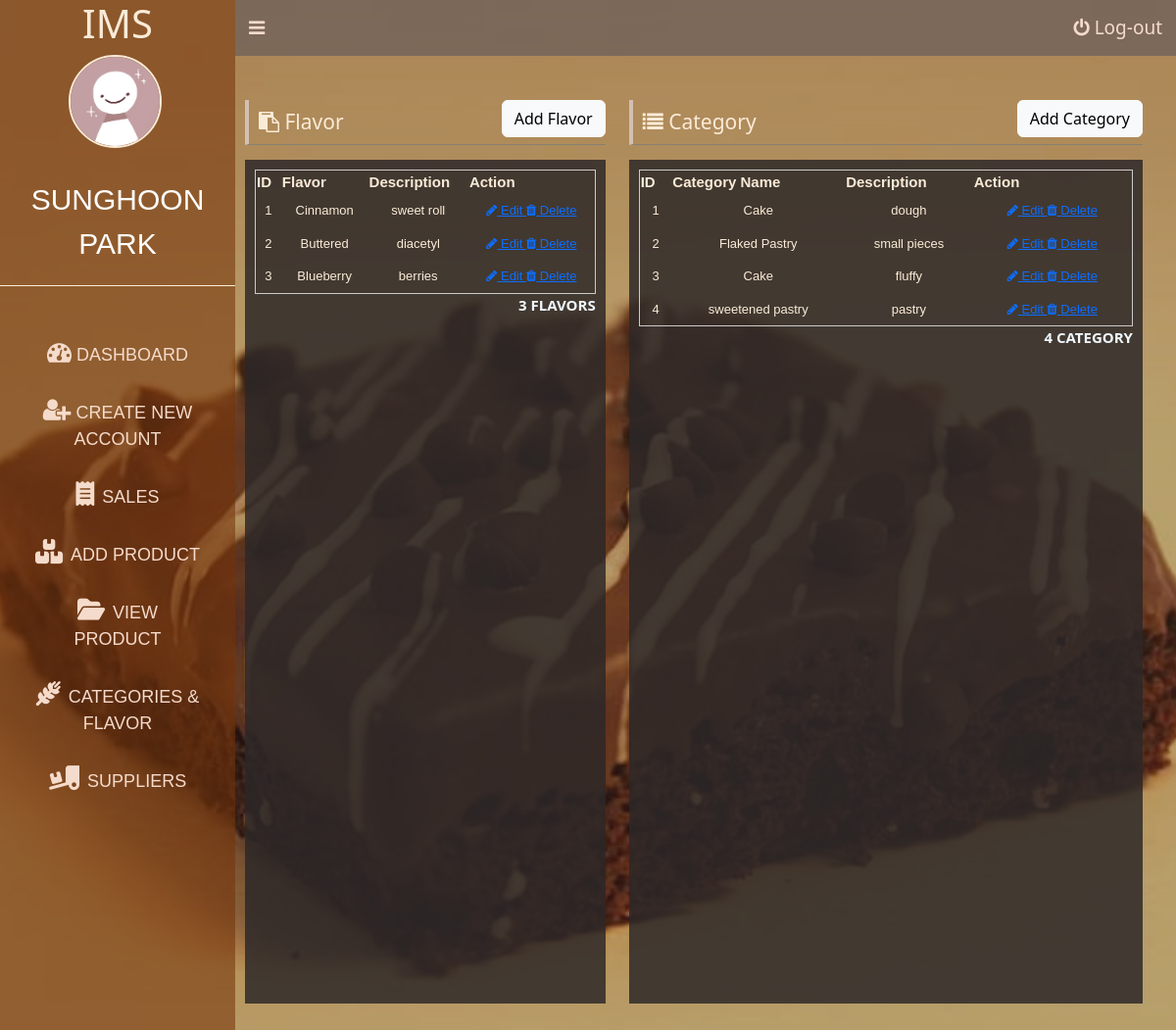
The app's page /flavor-category-add.php (signed in) with its own data.
### tables this page shows
CREATE TABLE `flavor` (
  `flavor_ID` int(11) NOT NULL,
  `flavor` varchar(255) NOT NULL,
  `description` varchar(255) DEFAULT NULL
);

CREATE TABLE `category` (
  `Category_ID` int(11) NOT NULL,
  `category` varchar(255) NOT NULL,
  `description` varchar(255) NOT NULL
);

### database/show-flavor.php (called while the page is built)
<?php
include('connection.php');
$stmt = $conn->prepare("SELECT * FROM flavor");
$stmt->execute();
$stmt->setFetchMode(PDO::FETCH_ASSOC);
return $stmt->fetchAll();

### database/show-category.php (called while the page is built)
<?php
include('connection.php');
$stmt = $conn->prepare("SELECT * FROM category");
$stmt->execute();
$stmt->setFetchMode(PDO::FETCH_ASSOC);
return $stmt->fetchAll();

### flavor-category-add.php (the view, shortened to what this page needs)
<?php
$flavors = include('database/show-flavor.php');
$category = include('database/show-category.php');
?>
<!DOCTYPE html>
<html lang="en">
<head>
    <link rel="stylesheet" type="text/css" href="css/login.css?v=p<?= time(); ?>">
    <link rel="stylesheet" href="css/to/font-awesome/css/font-awesome.min.css">
    <link rel="stylesheet" type="text/css" href="js/bootstrap-5.3.0-alpha3-dist/css/bootstrap.min.css?v=p<?= time(); ?>">
</head>
<body>
    <div id="dashboardMainContainer">
        <?php include('partial/app-sidebar.php') ?>
        <div class="dashboard_content_container" id="dashboard_content_container">
            <?php include('partial/app-topNav.php') ?>
            <div class="dashboard_content">
                <div class="row">
                    <div class="column column-5">
                        <a href="#" class="addFlavor btn btn-light float-right" data-toggle="modal" data-target="#addFlavorModal">Add Flavor</a>
                        <h1 class="section_header"> <i class="fa fa-clipboard"></i> Flavor     </h1>
                        <div class="dashboard_content_main">
                            <div class="user">
                                <table>
                                    <thead>
                                        <tr>
                                            <th>ID</th>
                                            <th>Flavor</th>
                                            <th>Description</th>
                                            <th>Action</th>
                                        </tr>
                                    </thead>
                                    <tbody>
                                        <?php foreach ($flavors as $index => $f) { ?>
                                            <tr>
                                                <td><?= $index + 1 ?></td>
                                                <td><?= $f['flavor'] ?></td>
                                                <td><?= $f['description'] ?></td>
                                                <td>
                                                    <a href="#" class="updateFlavor" data-toggle="modal" data-target="#updateFlavorModal<?= $f['flavor_ID'] ?>">
                                                            <i class="fa fa-pencil"></i> Edit </a>
                                                    <a href="database/delete-flavor.php?flavor_ID=<?= $f['flavor_ID'] ?>" class="deleteFlavor">
                                                    <i class="fa fa-trash"></i> Delete</a>
                                                </td>
                                            </tr>
                                        <?php } ?>
                                    </tbody>
                                </table>
                                <p class="userCount"><?= count($flavors) ?> flavors</p>
                            </div>
                        </div>
                    </div>
                    <div class="column column-7">
                        <a href="#" class="addCategory btn btn-light float-right" data-toggle="modal" data-target="#addCategoryModal">Add Category</a>
                        <h1 class="section_header">
                            <i class="fa fa-list"></i> Category
                        </h1>
                        <div class="dashboard_content_main">
                            <div class="user">
                                <table>
                                    <thead>
                                        <tr>
                                            <th>ID</th>
                                            <th>Category Name</th>
                                            <th>Description</th>
                                            <th>Action</th>
                                        </tr>
                                    </thead>
                                    <tbody>
                                    <?php foreach ($category as $index => $c) { ?>
                                            <tr>
                                                <td><?= $index + 1 ?></td>
                                                <td><?= $c['category'] ?></td>
                                                <td><?= $c['description'] ?></td>
                                                <td>
                                                <a href="#" class="updateCategory" data-toggle="modal" data-target="#updateCategoryModal<?= $c['Category_ID'] ?>">
                                                        <i class="fa fa-pencil"></i> Edit </a>
                                                <a href="database/delete-category.php?Category_ID=<?= $c['Category_ID'] ?>" class="deleteCategory">
                                                <i class="fa fa-trash"></i> Delete</a>
                                                </td>
                                            </tr>
                                        <?php } ?>
                                    </tbody>
                                </table>
                                <p class="userCount"><?= count($category) ?> Category</p>
                            </div>
                        </div>
                    </div>
                </div>
            </div>
        </div>
    </div>

### css/login.css (style rules this page uses)
body { background: url('../images/un.png') no-repeat center center fixed; background-size: cover; font-family: Cambria, Cochin, Georgia, Times, 'Times New Roman', serif; }
body { font-family: Cambria, Cochin, Georgia, Times, 'Times New Roman', serif; }
#dashboardMainContainer { display: flex; flex-direction: row; }
div.dashboard_content_container { width: 80%; background: #36353159; }
div.dashboard_content { padding: 45px 10px 10px 10px; }
div.dashboard_content_main { background: #2c2828d7; min-height: 800px; height: 100%; padding:10px; }
div.row { display: flex; flex-direction: row; flex-wrap: wrap; width: 100%; }
div.column { width: 100%; }
div.column-5 { width: 41.67%; }
div.column-7 { width: 58.33%; }
h1.section_header { font-size: 21px; color:antiquewhite; border-bottom: 1px solid #817f76e1; padding-bottom: 20px; padding: 10px; border-left: 4px solid #d3bfb3; margin-bottom: 15px; }
div.user table, th, td { border: 1px solid #cacaca; border-collapse: collapse; font-size: 15px; font-family: Arial, Helvetica, sans-serif; }
table { width: 100%; color: antiquewhite ; }
table th { font-size: 15px; }
table td { font-size: 13px; padding: 7px; text-align: center; }
p.userCount { text-align: right; font-size: 15px; font-weight: bold; text-transform: uppercase; color: aliceblue; }
a.addCategory { float:right }
a.addFlavor { float:right }

### records on screen
flavor: flavor "Cinnamon", description "sweet roll"
flavor: flavor "Buttered", description "diacetyl"
flavor: flavor "Blueberry", description "berries"
category: category "Cake", description "dough"
category: category "Flaked Pastry", description "small pieces"
category: category "Cake", description "fluffy"
category: category "sweetened pastry", description "pastry"

### other values on screen
$user['first_name'] "SUNGHOON"
$user['last_name'] "PARK"
count($flavors) "3"
count($category) "4"
